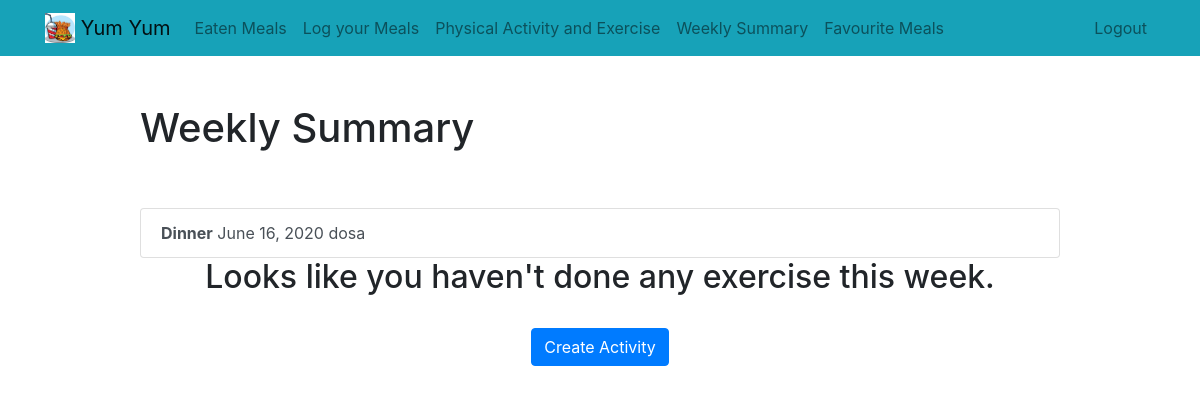
The page /weekmeal (signed in) on the database as committed earlier.
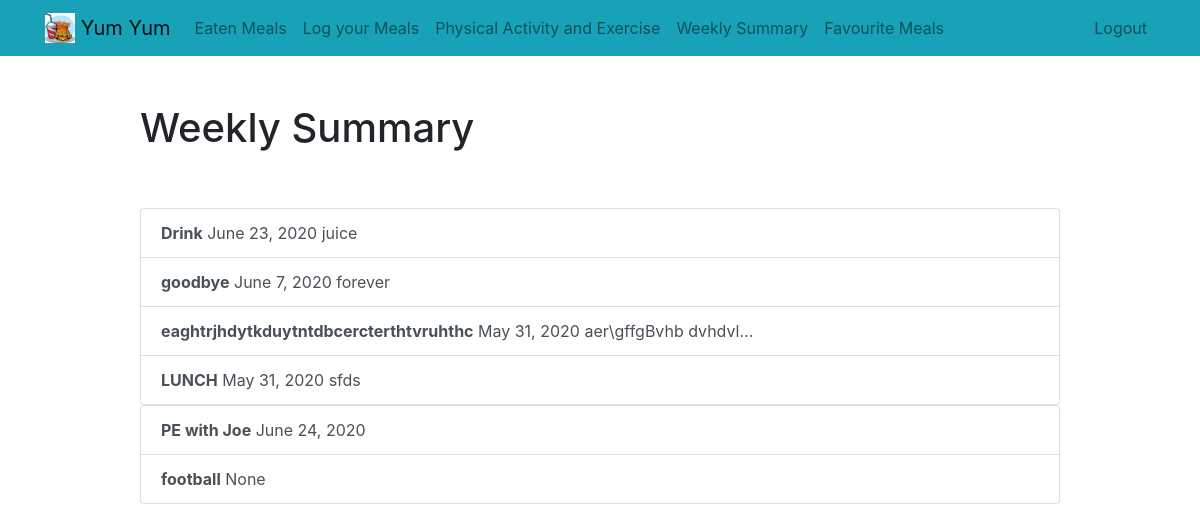
The same page on the database as committed later.
### fooddiary/models.py (models this page shows, shortened)
class Meal(models.Model):
    nameOfMeal = models.CharField(max_length=50)
    descriptionOfMeal = models.TextField(max_length=500, blank=True)
    date = models.DateField(auto_now_add=False ,auto_now=False, null=True, blank=True)
    favourite = models.BooleanField(default=False)
    image = models.ImageField(null = True, blank=True )
    user = models.ForeignKey(User, on_delete=models.CASCADE)

class Activity(models.Model):
    activity = models.CharField(max_length=50)
    description = models.TextField(max_length=500, blank=True)
    date = models.DateField(auto_now_add=False ,auto_now=False, null=True, blank=True)
    user = models.ForeignKey(User, on_delete=models.CASCADE)

### fooddiary/views.py (the view)
# urls.py: path('weekmeal', views.weekmeal, name='weekmeal'),
def weekmeal(request):
    meal = Meal.objects.filter(user = request.user).order_by('-date')[:7]
    activity = Activity.objects.filter(user = request.user).order_by('-date')[:7]
    return render(request, 'fooddiary/weeklysummary.html', {'meals':meal,'activities':activity} )

### fooddiary/templates/fooddiary/weeklysummary.html (shortened to what this page needs)
{% extends "fooddiary/base.html" %}
{% block content %}
    <div class="row justify-content-center mt-5">
        <div class="col-md-10">
            <h1>Weekly Summary</h1>
        </div>
    </div>
    <div class="row justify-content-center mt-5">
        <div class="col-md-10">
        {% if meals %}
                <div class="list-group">
                    {% for meal in meals %}
                        <a href="{% url 'viewmeal' meal.id %}" class="list-group-item list-group-item-action"><b>{{ meal.nameOfMeal }}</b>   {{ meal.date }}{% if meal.descriptionOfMeal %}   {{ meal.descriptionOfMeal|truncatechars:20 }} {% endif %}</a>
                    {% endfor %}
                </div>
        {% else %}
            <div class="text-center">
                <h2>Looks like you haven't eaten anything this week.</h2>
            <br>
            <a role="button" class="btn btn-primary" href="{% url 'createmeal' %}">Create Meal</a>
            </div>
        {% endif %}
        {% if activities %}
            <div class="list-group">
                {% for activity in activities %}
                    <a href="{% url 'viewactivity' activity.id %}" class="list-group-item list-group-item-action"><b>{{ activity.activity }}</b>   {{ activity.date }}</a>
                {% endfor %}
            </div>
        {% else %}
            <div class="text-center">
                <h2>Looks like you haven't done any exercise this week.</h2>
            <br>
            <a role="button" class="btn btn-primary" href="{% url 'createmeal' %}">Create Activity</a>
            </div>
        {% endif %}
        </div>
    </div>
{% endblock %}

Rows that differ between the two databases and show on the page:
removed Meal: nameOfMeal "Dinner", date "June 16, 2020", descriptionOfMeal "dosa"
added Meal: nameOfMeal "Drink", date "June 23, 2020", descriptionOfMeal "juice"
added Meal: nameOfMeal "goodbye", date "June 7, 2020", descriptionOfMeal "forever"
added Meal: nameOfMeal "eaghtrjhdytkduytntdbcercterthtvruhthc", date "May 31, 2020", descriptionOfMeal "aer\\gffgBvhb dvhdvl…"
added Meal: nameOfMeal "LUNCH", date "May 31, 2020", descriptionOfMeal "sfds"
added Activity: activity "PE with Joe", date "June 24, 2020"
added Activity: activity "football", date "None"
Other text that changed with them:
text no longer shown: "Looks like you haven't done any exercise this week. Create Activity"
